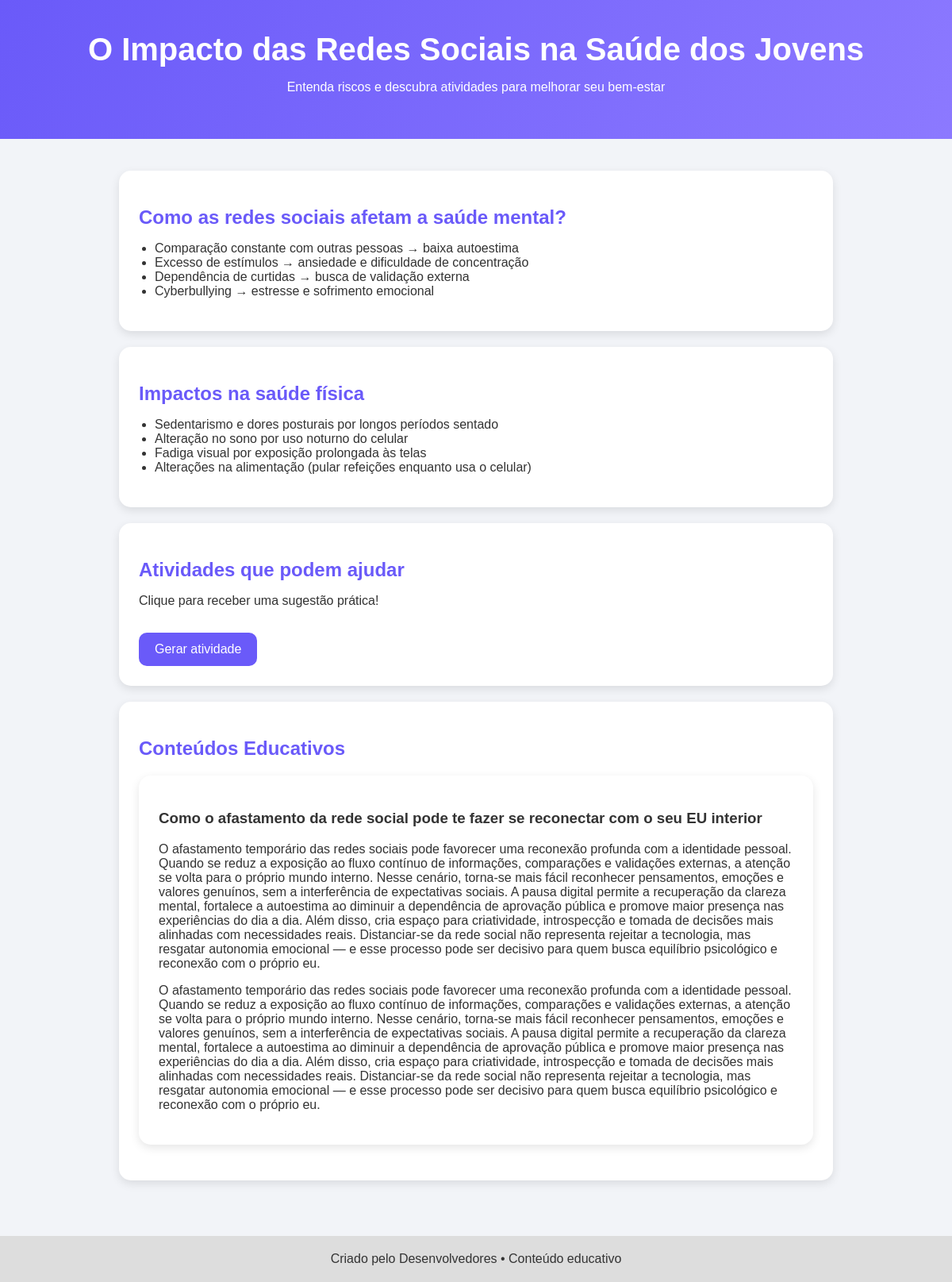
The app's page /conteudoed/ (signed in) with its own data.
### app/models.py (models this page shows, shortened)
class ConteudoEducativo(models.Model):
    TIPOS = [
        ('texto', 'Texto'),
        ('video', 'Vídeo'),
        ('imagem', 'Imagem'),
    ]
    titulo = models.CharField(max_length=100, verbose_name="Título")
    tipo = models.CharField(max_length=10, choices=TIPOS, verbose_name="Tipo de conteúdo")
    arquivo_url = models.URLField(verbose_name="URL do conteúdo")
    descricao = models.TextField(verbose_name="Descrição")
    profissionalAutor = models.ForeignKey(
        Profissional,
        on_delete=models.CASCADE,
        related_name='conteudos',
        verbose_name='Autor (Profissional)'
    )

### app/views.py (the view)
# urls.py: path('conteudoed/', views.conteudoed, name="conteudoed"),
@login_required(login_url="login")
def conteudoed(request):
    conteudos = ConteudoEducativo.objects.all()
    return render(request, "conteudoed.html", {"conteudos": conteudos})

### app/templates/conteudoed.html (shortened to what this page needs)
<!DOCTYPE html>
<html lang="pt-BR">
<head>
</head>
<body>
<header>
    <h1>O Impacto das Redes Sociais na Saúde dos Jovens</h1>
    <p>Entenda riscos e descubra atividades para melhorar seu bem-estar</p>
</header>
<div class="container">
    <div class="card">
        <h2>Como as redes sociais afetam a saúde mental?</h2>
        <ul>
            <li>Comparação constante com outras pessoas → baixa autoestima</li>
            <li>Excesso de estímulos → ansiedade e dificuldade de concentração</li>
            <li>Dependência de curtidas → busca de validação externa</li>
            <li>Cyberbullying → estresse e sofrimento emocional</li>
        </ul>
    </div>
    <div class="card">
        <h2>Impactos na saúde física</h2>
        <ul>
            <li>Sedentarismo e dores posturais por longos períodos sentado</li>
            <li>Alteração no sono por uso noturno do celular</li>
            <li>Fadiga visual por exposição prolongada às telas</li>
            <li>Alterações na alimentação (pular refeições enquanto usa o celular)</li>
        </ul>
    </div>
    <div class="card">
        <h2>Atividades que podem ajudar</h2>
        <p>Clique para receber uma sugestão prática!</p>
        <div class="activity" onclick="showActivity()">
            Gerar atividade
        </div>
    </div>
    <div class="card">
        <h2>Conteúdos Educativos</h2>
        {% for c in conteudos %}
            <div class="card">
                <h3>{{ c.titulo }}</h3>
                <p>{{ c.descricao }}</p>
                {% if c.tipo == "texto" %}
                    <p>{{ c.descricao }}</p>
                {% elif c.tipo == "video" %}
                    <video width="400" controls>
                        <source src="{{ c.arquivo_url }}">
                    </video>
                {% elif c.tipo == "imagem" %}
                    <img src="{{ c.arquivo_url }}" width="400">
                {% endif %}
            </div>
        {% empty %}
            <p>Nenhum conteúdo educativo disponível.</p>
        {% endfor %}
    </div>
</div>
<footer>
    Criado pelo Desenvolvedores • Conteúdo educativo
</footer>
</body>
</html>

### app/templates/conteudoed.html (style rules this page uses)
body { margin: 0; font-family: "Poppins", sans-serif; background: #f2f4f8; color: #333; }
header { background: linear-gradient(120deg, #6a5af9, #8c79ff); padding: 40px 20px; text-align: center; color: white; }
header h1 { font-size: 2.5rem; margin: 0; }
.container { max-width: 900px; margin: auto; padding: 20px; }
.card { background: white; padding: 25px; margin: 20px 0; border-radius: 15px; box-shadow: 0 4px 12px rgba(0,0,0,0.1); transition: 0.3s; }
h2 { margin-bottom: 10px; color: #6a5af9; }
ul { padding-left: 20px; }
.activity { background: #6a5af9; color: white; padding: 12px 20px; border-radius: 10px; margin-top: 15px; display: inline-block; cursor: pointer; transition: 0.3s; }
footer { text-align: center; padding: 20px; margin-top: 30px; background: #ddd; }

### records on screen
ConteudoEducativo: titulo "Como o afastamento da rede social pode te fazer se reconectar com o seu EU interior", descricao "O afastamento temporário das redes sociais pode favorecer uma reconexão profunda com a identidade pessoal. Quando se reduz a exposição ao fluxo contínuo de informações, comparações e validações externas, a atenção se volta para o próprio mundo interno. Nesse cenário, torna-se mais fácil reconhecer pensamentos, emoções e valores genuínos, sem a interferência de expectativas sociais. A pausa digital permite a recuperação da clareza mental, fortalece a autoestima ao diminuir a dependência de aprovação pública e promove maior presença nas experiências do dia a dia. Além disso, cria espaço para criatividade, introspecção e tomada de decisões mais alinhadas com necessidades reais. Distanciar-se…"
